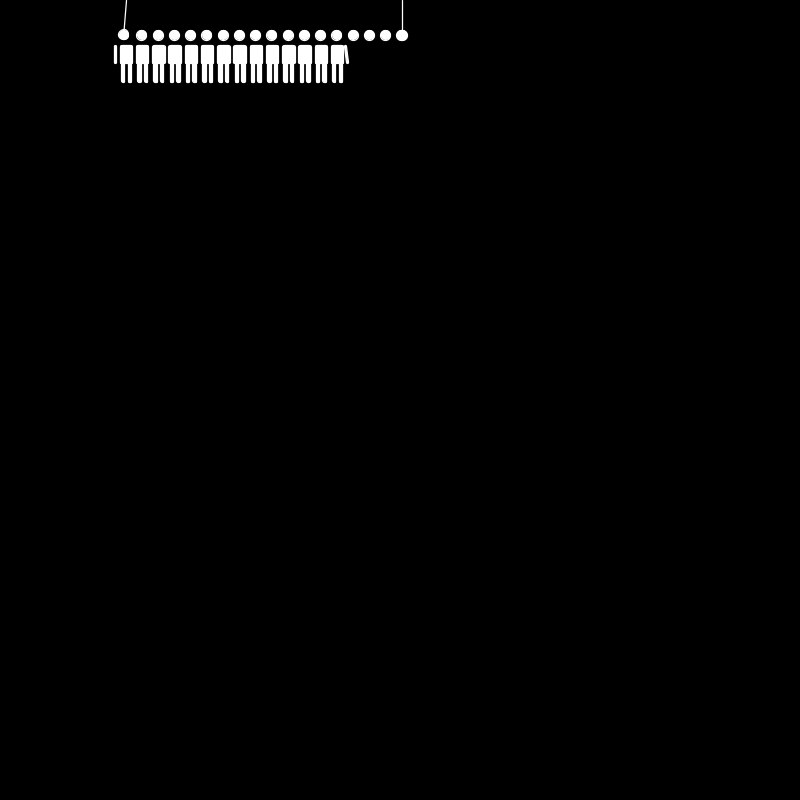
Frame 1 (no input)
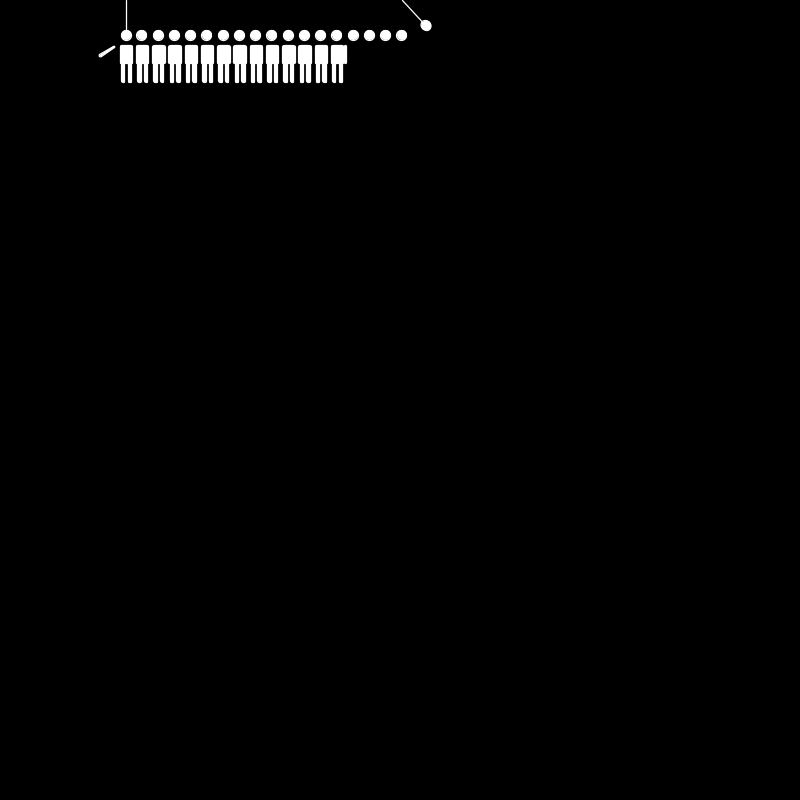
Frame 60 (the mouse pressed at the canvas centre just before this capture)
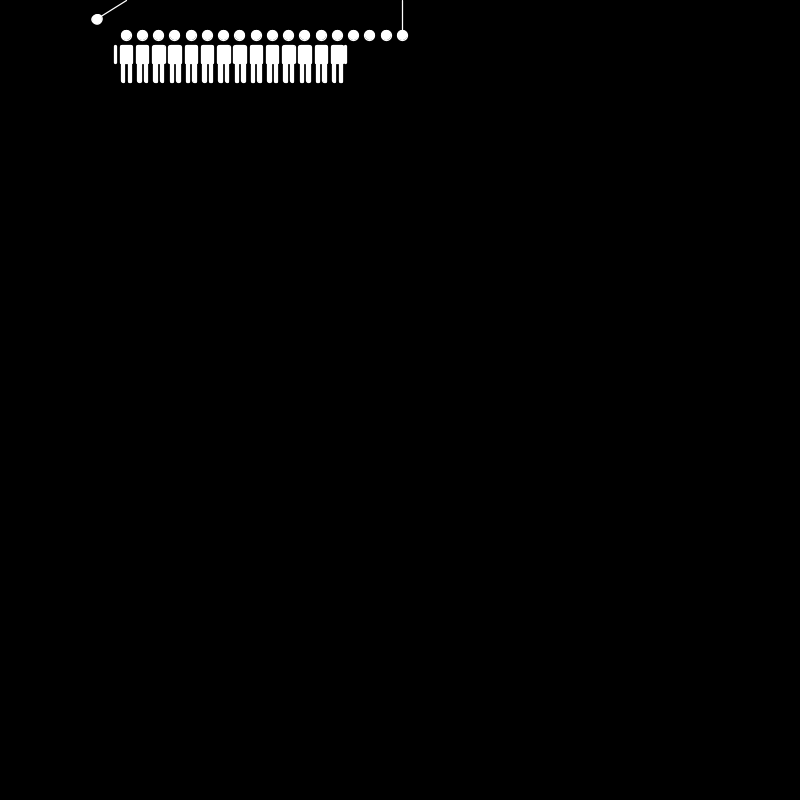
Frame 120 (the mouse held since frame 60 and released just before this capture)

The Processing sketch that drew these frames (run headless with seeded random() and noise(); from frame 60 on, the mouse is pressed at the canvas centre):

// Processing sketch: sketch_220816f
// ── sketch_220816f.pde
// https://openprocessing.org/sketch/1440964

// ----------------------------------------
// Pendulum - People
// ----------------------------------------
// I started writing this code for #つぶやきProcessing tweets
// but I realized it can't be done in 280 characters.
// It is a bare bones script tweaked for 800x80 display.
// Ask me if you need more info.
// ----------------------------------------
float t = 0;
float  M = 56.8;
float  m = 1;
void setup() {
  size(800, 800);
}
void draw() {
  t++;
  background(0);
  stroke(255);
  strokeWeight(.5);
  scale(2.5);

  for (float x = 48; x < (270 * 0.5); x += 6.5) {
    rect(x, 18, 5, 7.5, 1, 1, .5, .5);
    rect(x + .5, 24, 1.4, 9, 6, 6, .5, .75);
    rect(x + 3.2, 24, 1.4, 9, 6, 6, .5, .75);
  }

  push();
  translate(45.7, 18.2);
  //rotate(sin(t / 15) < 0 ? sin(t / 7.5) * (sin(t / 7.5) > 0) : 0);
  float s;
  if (sin(t / 15) < 0) {
    if (sin(t / 7.5) > 0) {
      s = sin(t / 7.5);
    } else {
      s = 0;
    }
  } else {
    s = 0;
  }
  rotate(s);
  rect(0, 0, .75, 7.2, 6);
  pop();

  push();
  translate(275.5 * 0.5, 18.2);
  //rotate(sin(t / 15) > 0 ? -sin(t / 7.5) * (sin(t / 7.5) > 0) : 0);
  if (sin(t / 15) > 0) {
    if (sin(t / 7.5) > 0) {
      s = -sin(t / 7.5);
    } else {
      s = 0;
    }
  } else {
    s = 0;
  }
  rotate(s);
  rect(0, 0, .75, 7.2, 6);
  pop();

  push();
  translate(M, 21);
  for (float x = 0; x < (34 * 0.5); x++) {
    circle(x * 6.5, -7, 4);
  }
  pop();
  q(50.5, 1);
  q((220.8 * 0.5), 4);
}
void q(float v, float d) {
  translate(v, 0);
  float r = sin(t / 15);
  push();
  //rotate(h = d == 1 ? r * (r > 0) : r * (r < 0));
  float h;
  if (d == 1) {
    if (r > 0) {
      h = r;
    } else {
      h = 0;
    }
  } else {
    if (r < 0) {
      h = r;
    } else {
      h = 0;
    }
  }
  rotate(h);
  //  h > 0 && m > 0 ? m = -3 : h < 0 && m < 0 ? m = 3 : 0;
  if (h > 0 && m > 0) {
    m = -3;
  } else {
    if (h < 0 && m < 0) {
      m = 3;
    }
  }
  M += m *= .68;
  line(0, 0, 0, 15);
  circle(0, 14, 4);
  pop();
}
